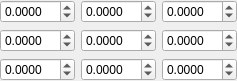
<?xml version="1.0" encoding="UTF-8"?>
<ui version="4.0">
 <class>Matrix33Setter</class>
 <widget class="QWidget" name="Matrix33Setter">
  <property name="geometry">
   <rect>
    <x>0</x>
    <y>0</y>
    <width>222</width>
    <height>72</height>
   </rect>
  </property>
  <property name="windowTitle">
   <string>Form</string>
  </property>
  <layout class="QGridLayout" name="gridLayout">
   <property name="leftMargin">
    <number>0</number>
   </property>
   <property name="topMargin">
    <number>0</number>
   </property>
   <property name="rightMargin">
    <number>0</number>
   </property>
   <property name="bottomMargin">
    <number>0</number>
   </property>
   <item row="1" column="0">
    <widget class="QDoubleSpinBox" name="doubleSpinBox_4">
     <property name="decimals">
      <number>4</number>
     </property>
     <property name="minimum">
      <double>-99.000000000000000</double>
     </property>
    </widget>
   </item>
   <item row="0" column="2">
    <widget class="QDoubleSpinBox" name="doubleSpinBox_3">
     <property name="decimals">
      <number>4</number>
     </property>
     <property name="minimum">
      <double>-99.000000000000000</double>
     </property>
    </widget>
   </item>
   <item row="0" column="0">
    <widget class="QDoubleSpinBox" name="doubleSpinBox">
     <property name="decimals">
      <number>4</number>
     </property>
     <property name="minimum">
      <double>-99.000000000000000</double>
     </property>
    </widget>
   </item>
   <item row="0" column="1">
    <widget class="QDoubleSpinBox" name="doubleSpinBox_2">
     <property name="decimals">
      <number>4</number>
     </property>
     <property name="minimum">
      <double>-99.000000000000000</double>
     </property>
    </widget>
   </item>
   <item row="1" column="1">
    <widget class="QDoubleSpinBox" name="doubleSpinBox_5">
     <property name="decimals">
      <number>4</number>
     </property>
     <property name="minimum">
      <double>-99.000000000000000</double>
     </property>
    </widget>
   </item>
   <item row="1" column="2">
    <widget class="QDoubleSpinBox" name="doubleSpinBox_6">
     <property name="decimals">
      <number>4</number>
     </property>
     <property name="minimum">
      <double>-99.000000000000000</double>
     </property>
    </widget>
   </item>
   <item row="2" column="0">
    <widget class="QDoubleSpinBox" name="doubleSpinBox_7">
     <property name="decimals">
      <number>4</number>
     </property>
     <property name="minimum">
      <double>-99.000000000000000</double>
     </property>
    </widget>
   </item>
   <item row="2" column="1">
    <widget class="QDoubleSpinBox" name="doubleSpinBox_8">
     <property name="decimals">
      <number>4</number>
     </property>
     <property name="minimum">
      <double>-99.000000000000000</double>
     </property>
    </widget>
   </item>
   <item row="2" column="2">
    <widget class="QDoubleSpinBox" name="doubleSpinBox_9">
     <property name="decimals">
      <number>4</number>
     </property>
     <property name="minimum">
      <double>-99.000000000000000</double>
     </property>
    </widget>
   </item>
  </layout>
 </widget>
 <resources/>
 <connections/>
</ui>
